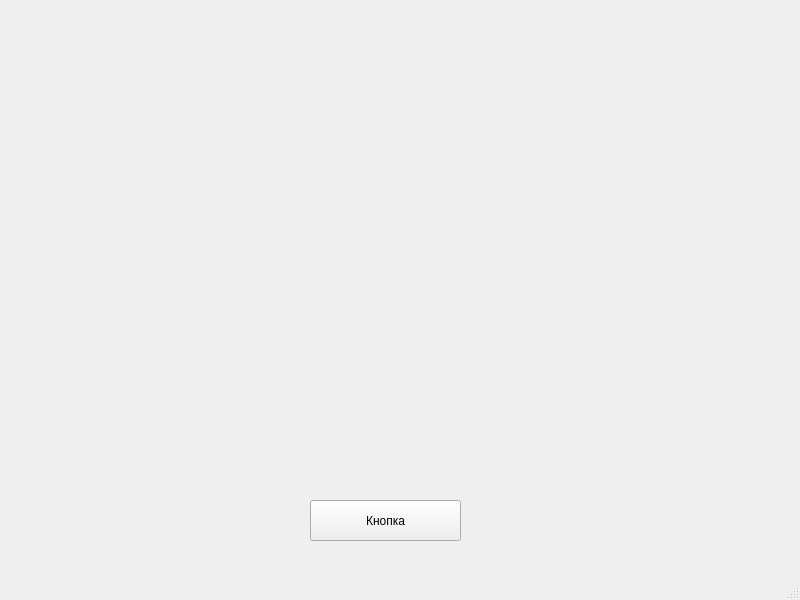
<?xml version="1.0" encoding="UTF-8"?>
<ui version="4.0">
 <class>MainWindow</class>
 <widget class="QMainWindow" name="MainWindow">
  <property name="geometry">
   <rect>
    <x>0</x>
    <y>0</y>
    <width>800</width>
    <height>600</height>
   </rect>
  </property>
  <property name="windowTitle">
   <string>yellow circle</string>
  </property>
  <widget class="QWidget" name="centralwidget">
   <widget class="QPushButton" name="pushButton">
    <property name="geometry">
     <rect>
      <x>310</x>
      <y>500</y>
      <width>151</width>
      <height>41</height>
     </rect>
    </property>
    <property name="text">
     <string>Кнопка</string>
    </property>
   </widget>
  </widget>
  <widget class="QStatusBar" name="statusbar"/>
 </widget>
 <resources/>
 <connections/>
</ui>
